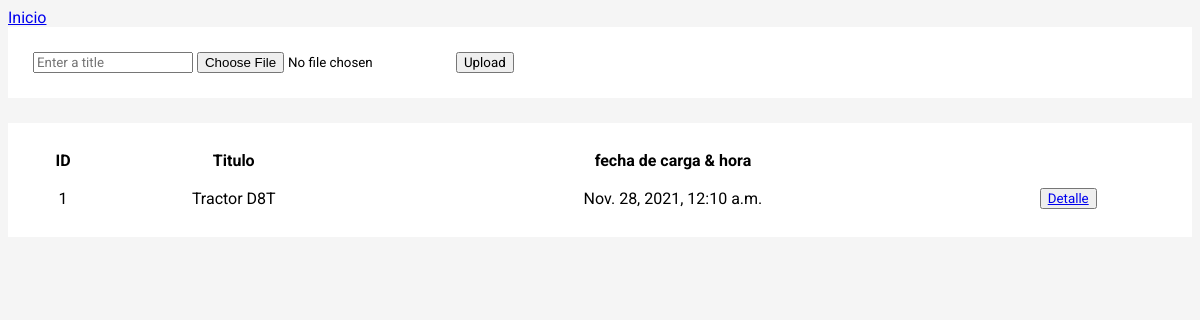
Page /archivosprivados/ on the earlier database version.
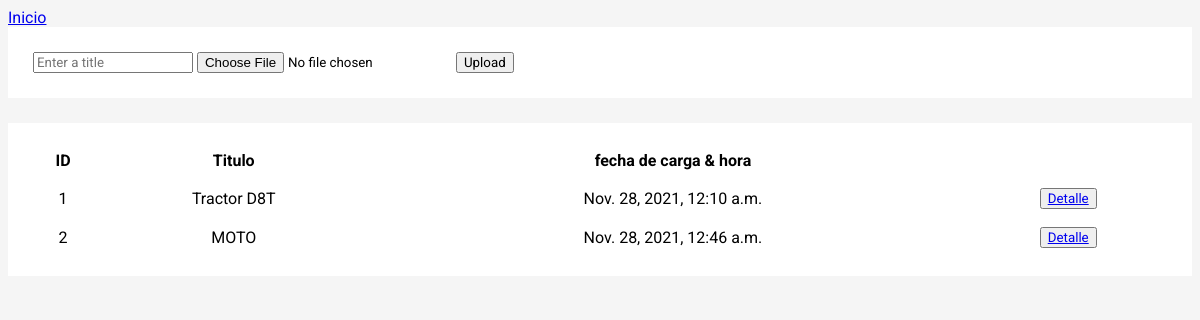
Same page on the later database version.
### crud/models.py (models this page shows)
class privateDocument(models.Model):
    title = models.CharField(max_length = 200)
    uploadedFile = models.FileField(upload_to = "static/img/")
    dateTimeOfUpload = models.DateTimeField(auto_now = True)

### crud/views.py (the view, shortened to what this page needs)
# urls.py: path("archivosprivados/", views.privateFile, name = "privateFiles"),
def privateFile(request):
    documents = privateDocument.objects.all()
    return render(request, "crud/privateFiles.html", context = {
        "files": documents
    })

### crud/templates/crud/privateFiles.html (shortened to what this page needs)
<!DOCTYPE html>
{% load static %}
<html lang="en">
<head>
</head>
<body>
    <a href="{% url 'home' %}" >Inicio</a>
    <form action="/archivosprivados/" method="POST" enctype="multipart/form-data">
        <input type="text" name="fileTitle" placeholder="Enter a title">
        <input type="file" name="uploadedFile">
        <input type="submit" value="Upload">
    </form>
    <table>
        <tr>
            <th>ID</th>
            <th>Titulo</th>
            <th>fecha de carga & hora</th>
        </tr>
        {% for file in files %}
            <tr>
                <td>{{ file.id }}</td>
                <td>{{ file.title }}</td>
                <td>{{ file.dateTimeOfUpload }}</td>
                <td><button><a href="{% url 'detallearchivo' file.id %}" target="_blank">Detalle</a></button></td>
            </tr>
        {% endfor %}
    </table>
</body>
</html>

Differences in the rows shown:
added privateDocument: id "2", title "MOTO", dateTimeOfUpload "Nov. 28, 2021, 12:46 a.m."
